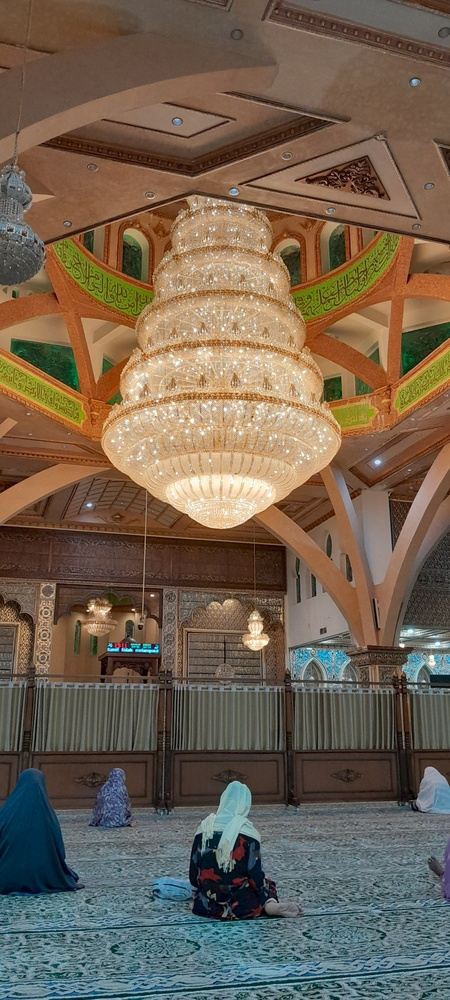
#> input picture Minggu VI/Restorasi Citra/image.jpg, 450 x 1000 px, shrunk from 1836 x 4080 before the run
$ python 'Tugas Restorasi Citra.py'
#> lines starting #> are read from the running program, lines starting #| are printed output that depends on the picture
# ============================================
# Nama: Lutfiah Sahira
# NIM : 24343039
# ============================================

import numpy as np
import cv2
import matplotlib.pyplot as plt
from scipy.signal import convolve2d
from skimage.metrics import peak_signal_noise_ratio as psnr
from skimage.metrics import mean_squared_error as mse
from skimage.metrics import structural_similarity as ssim
from skimage.restoration import richardson_lucy
import time

# ============================================
# 1. LOAD IMAGE
# ============================================
img = cv2.imread('image.jpg', cv2.IMREAD_GRAYSCALE)
#> img: shape (1000, 450); min 0, max 255, mean 100.9

if img is None:
    raise ValueError("Gambar tidak ditemukan! Cek path file.")

img = img.astype(np.float32)

# ============================================
# 2. PSF MOTION BLUR
# ============================================
def motion_blur_psf(length=15, angle=30):
#> called with length = 15, angle = 30
    psf = np.zeros((length, length))
    center = length // 2

    for i in range(length):
        x = int(center + (i - center) * np.cos(np.deg2rad(angle)))
        y = int(center + (i - center) * np.sin(np.deg2rad(angle)))
        if 0 <= x < length and 0 <= y < length:
            psf[y, x] = 1

    psf /= psf.sum()
    return psf

psf = motion_blur_psf(15, 30)

# ============================================
# 3. DEGRADASI
# ============================================
blurred = convolve2d(img, psf, mode='same', boundary='wrap')

def add_gaussian_noise(image, sigma=20):
#> called with sigma = 20
    noise = np.random.normal(0, sigma, image.shape)
    return image + noise

gaussian_blur = add_gaussian_noise(blurred, 20)

def add_salt_pepper(image, prob=0.05):
#> called with prob = 0.05
    noisy = image.copy()
    rnd = np.random.rand(*image.shape)
    noisy[rnd < prob/2] = 0
    noisy[rnd > 1 - prob/2] = 255
    return noisy

sp_blur = add_salt_pepper(blurred, 0.05)

# ============================================
# 4. RESTORASI (FIX FFT)
# ============================================
def inverse_filter(image, psf):
    eps = 1e-3
    G = np.fft.fft2(image)
    H = np.fft.fft2(psf, s=image.shape)

    F_hat = G / (H + eps)
    result = np.abs(np.fft.ifft2(F_hat))
    return result
    return np.clip(result, 0, 255)

def wiener_filter(image, psf, K=0.01):
#> called with psf = array of shape (15, 15), K = 0.01
    G = np.fft.fft2(image)
    H = np.fft.fft2(psf, s=image.shape)

    H_conj = np.conj(H)
    F_hat = (H_conj / (np.abs(H)**2 + K)) * G

    result = np.abs(np.fft.ifft2(F_hat))
    return result
    return np.clip(result, 0, 255)

def lucy_filter(image, psf, iter=20):
#> called with psf = array of shape (15, 15), iter = 20
    image_norm = np.clip(image / 255.0, 0, 1)
    result = richardson_lucy(image_norm, psf, num_iter=iter)
    return np.clip(result * 255, 0, 255)

# ============================================
# 5. EVALUASI
# ============================================
def evaluate(original, restored):
    original = np.clip(original, 0, 255).astype(np.float32)
    restored = np.clip(restored, 0, 255).astype(np.float32)

    return {
        "PSNR": psnr(original, restored, data_range=255),
        "MSE": mse(original, restored),
        "SSIM": ssim(original, restored, data_range=255)
    }

# ============================================
# 6. RUN & TIMING
# ============================================
def run_restoration(image, label):
    print(f"\n===== {label} =====")

    results = {}

    # Inverse
    start = time.time()
    inv = inverse_filter(image, psf)
    t_inv = time.time() - start

    # Wiener
    start = time.time()
    wnr = wiener_filter(image, psf)
    t_wnr = time.time() - start

    # Lucy
    start = time.time()
    lucy = lucy_filter(image, psf)
    t_lucy = time.time() - start

    # Evaluasi
    results['Inverse'] = evaluate(img, inv)
    results['Wiener'] = evaluate(img, wnr)
    results['Lucy'] = evaluate(img, lucy)

    # Simpan waktu
    times = {
        'Inverse': t_inv,
        'Wiener': t_wnr,
        'Lucy': t_lucy
    }

    return inv, wnr, lucy, results, times

# ============================================
# 7. EKSEKUSI
# ============================================
inv1, wnr1, lucy1, res1, time1 = run_restoration(blurred, "Motion Blur")
#> res1 = 3 items; time1 = {'Inverse': 0.066, 'Wiener': 0.072, 'Lucy': 0.478}
inv2, wnr2, lucy2, res2, time2 = run_restoration(gaussian_blur, "Gaussian + Blur")
#> in evaluate (call 5), `restored = np.clip(restored, 0, 255).astype(np.float32)`:
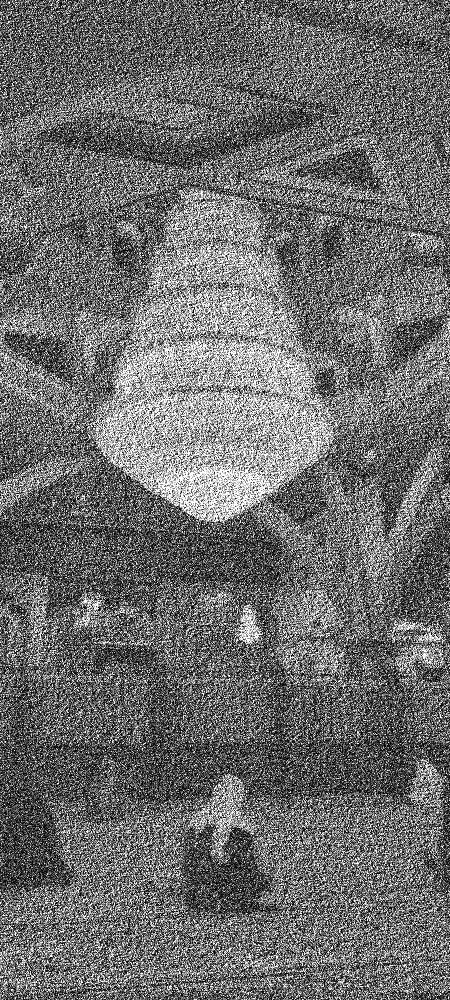
#> restored: shape (1000, 450) float32; min 0.00132, max 255, mean 109.7
#> res2 = 3 items; time2 = {'Inverse': 0.0506, 'Wiener': 0.0586, 'Lucy': 0.675}
inv3, wnr3, lucy3, res3, time3 = run_restoration(sp_blur, "Salt & Pepper + Blur")
#> call 3 of lucy_filter, with psf = array of shape (15, 15), iter = 20
#> in lucy_filter (call 3), `result = richardson_lucy(image_norm, psf, num_iter=iter)`:
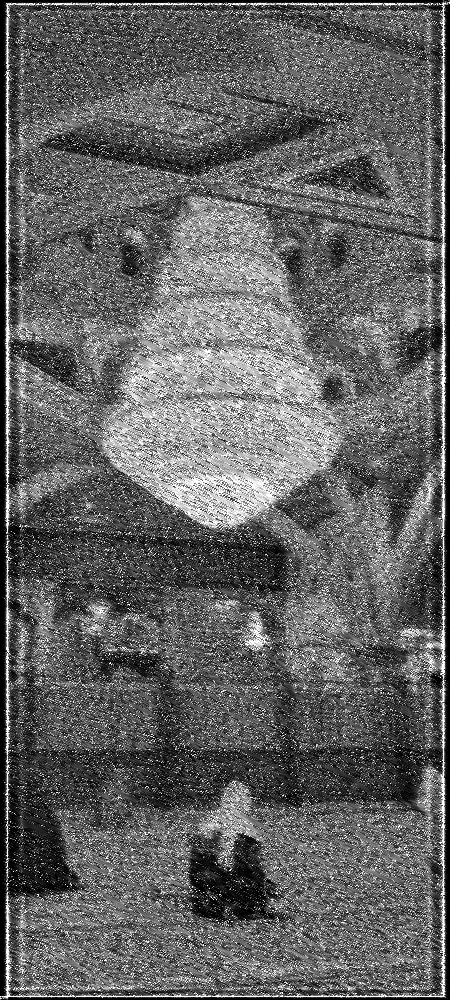
#> result: shape (1000, 450) float64; min 2.8e-10, max 1, mean 0.389
#> in evaluate (call 7), `restored = np.clip(restored, 0, 255).astype(np.float32)`:
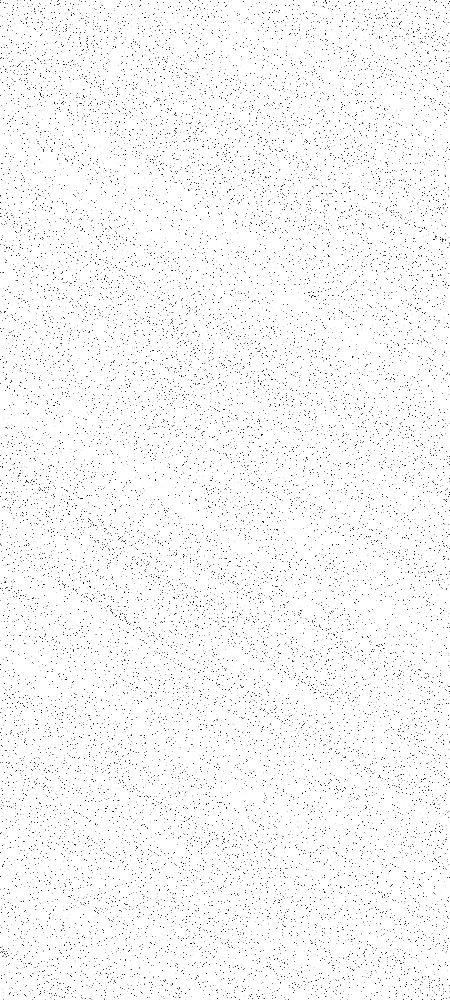
#> restored: shape (1000, 450) float32; min 0.0109, max 255, mean 248.2
#> in evaluate (call 8), `restored = np.clip(restored, 0, 255).astype(np.float32)`:
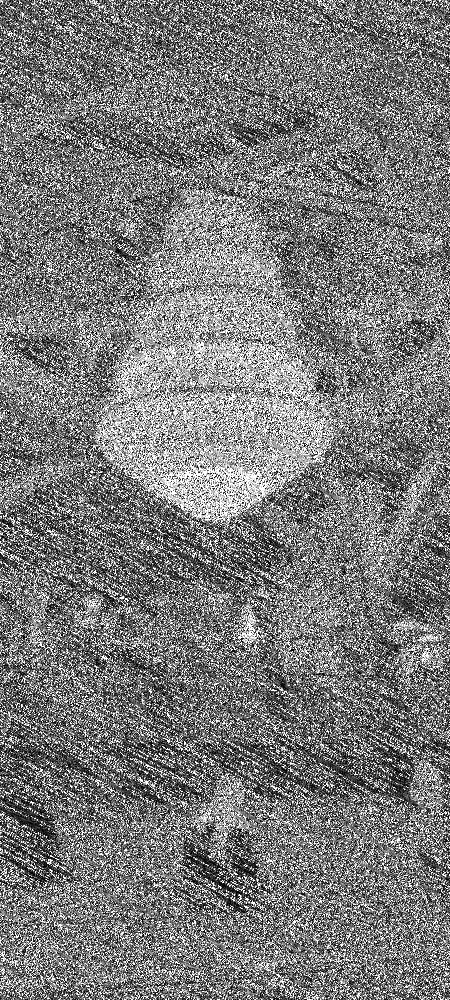
#> restored: shape (1000, 450) float32; min 0.00102, max 255, mean 122.1
#> res3 = 3 items; time3 = {'Inverse': 0.0467, 'Wiener': 0.0581, 'Lucy': 0.626}

# ============================================
# 8. VISUALISASI
# ============================================
def show_results(original, degraded, inv, wnr, lucy, title):
    plt.figure(figsize=(12,8))

    plt.subplot(2,3,1)
    plt.title("Original")
    plt.imshow(original, cmap='gray')

    plt.subplot(2,3,2)
    plt.title("Degraded")
    plt.imshow(degraded, cmap='gray')

    plt.subplot(2,3,3)
    plt.title("Inverse")
    plt.imshow(inv, cmap='gray')

    plt.subplot(2,3,5)
    plt.title("Wiener")
    plt.imshow(wnr, cmap='gray')

    plt.subplot(2,3,6)
    plt.title("Lucy")
    plt.imshow(lucy, cmap='gray')

    plt.suptitle(title)
    plt.show()

print("\n========== TABEL HASIL ==========")

def print_table(res, times, label):
#> called with label = 'Motion Blur'
    print(f"\n--- {label} ---")
    print("Metode\t\tPSNR\t\tMSE\t\tSSIM\t\tWaktu")

    for method in res:
        print(f"{method}\t\t"
              f"{res[method]['PSNR']:.2f}\t\t"
              f"{res[method]['MSE']:.2f}\t\t"
              f"{res[method]['SSIM']:.4f}\t\t"
              f"{times[method]:.4f}")
#> this loop made 3 passes
#> method on passes 1 to 3: 'Inverse', 'Wiener', 'Lucy'
#| Inverse		16.98		1304.60		0.2074		0.0660
#| Wiener		17.82		1073.58		0.2346		0.0720
#| Lucy		19.55		721.40		0.6576		0.4776

print_table(res1, time1, "Motion Blur")
print_table(res2, time2, "Gaussian + Blur")
#> the loop in print_table (call 2), `for method in res:` made 3 passes
#| Inverse		4.34		23939.75		0.0287		0.0506
#| Wiener		11.01		5148.74		0.0105		0.0586
#| Lucy		15.02		2047.16		0.1648		0.6753
print_table(res3, time3, "Salt & Pepper + Blur")
show_results(img, blurred, inv1, wnr1, lucy1, "Motion Blur")
show_results(img, gaussian_blur, inv2, wnr2, lucy2, "Gaussian + Blur")
show_results(img, sp_blur, inv3, wnr3, lucy3, "Salt & Pepper + Blur")

def show_fft(image, title):
#> called with title = 'FFT Original'
    f = np.fft.fft2(image)
    fshift = np.fft.fftshift(f)
    magnitude = np.log(np.abs(fshift) + 1)

    plt.imshow(magnitude, cmap='gray')
    plt.title(title)
    plt.colorbar()
    plt.show()

show_fft(img, "FFT Original")
show_fft(blurred, "FFT Motion Blur")
#> call 2 of show_fft, with title = 'FFT Motion Blur'
#> in show_fft (call 2), `magnitude = np.log(np.abs(fshift) + 1)`:
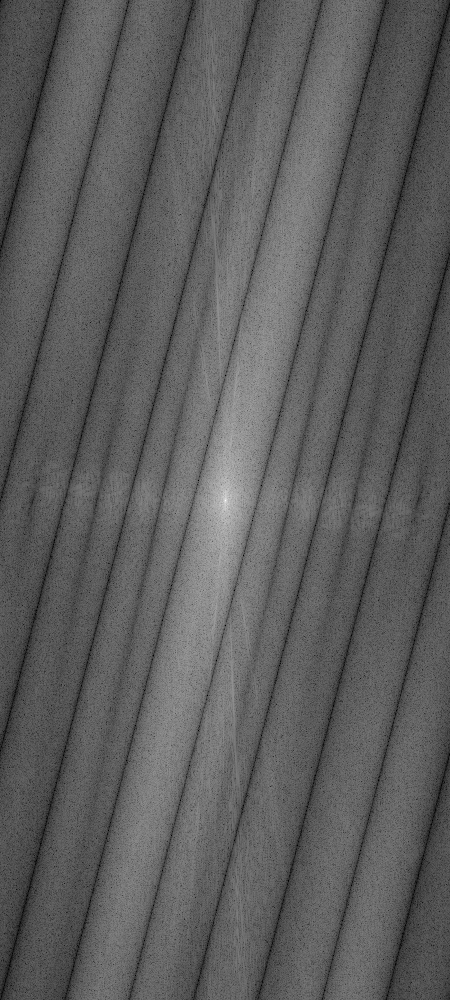
#> magnitude: shape (1000, 450) float64; min 2.44e-13, max 17.63, mean 6.49; drawn with min black and max white
show_fft(gaussian_blur, "FFT Gaussian + Blur")
show_fft(sp_blur, "FFT S&P + Blur")
#> call 4 of show_fft, with title = 'FFT S&P + Blur'
#> in show_fft (call 4), `magnitude = np.log(np.abs(fshift) + 1)`:
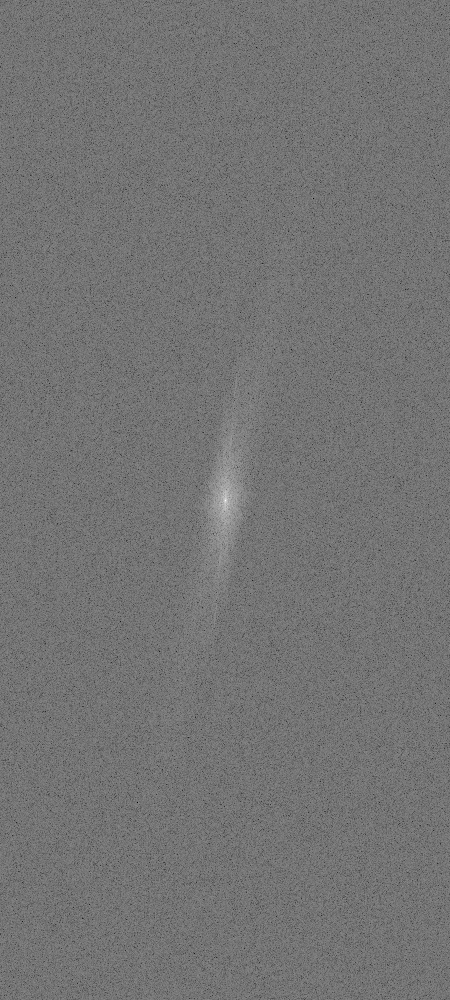
#> magnitude: shape (1000, 450) float64; min 3.01, max 17.64, mean 9.65; drawn with min black and max white
#> in show_fft (call 4), `plt.show()`:
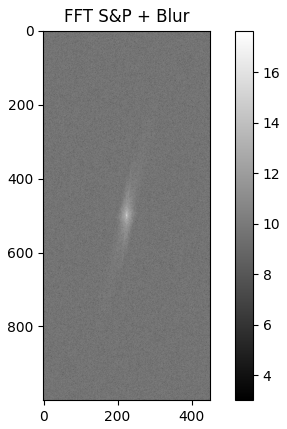
#> figure drawn by matplotlib, 2 panels
